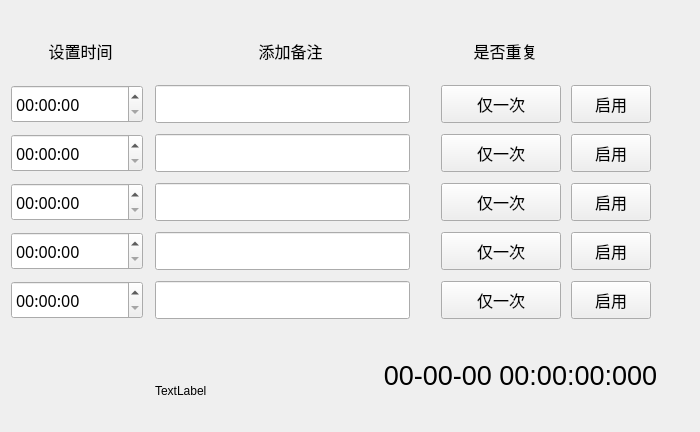
<?xml version="1.0" encoding="UTF-8"?>
<ui version="4.0">
 <class>alarm</class>
 <widget class="QWidget" name="alarm">
  <property name="geometry">
   <rect>
    <x>0</x>
    <y>0</y>
    <width>700</width>
    <height>432</height>
   </rect>
  </property>
  <property name="minimumSize">
   <size>
    <width>700</width>
    <height>432</height>
   </size>
  </property>
  <property name="maximumSize">
   <size>
    <width>700</width>
    <height>432</height>
   </size>
  </property>
  <widget class="QLabel" name="curtime">
   <property name="geometry">
    <rect>
     <x>350</x>
     <y>320</y>
     <width>341</width>
     <height>111</height>
    </rect>
   </property>
   <property name="font">
    <font>
     <pointsize>20</pointsize>
    </font>
   </property>
   <property name="text">
    <string>00-00-00 00:00:00:000</string>
   </property>
   <property name="alignment">
    <set>Qt::AlignCenter</set>
   </property>
  </widget>
  <widget class="QLabel" name="label">
   <property name="geometry">
    <rect>
     <x>20</x>
     <y>20</y>
     <width>121</width>
     <height>61</height>
    </rect>
   </property>
   <property name="font">
    <font>
     <pointsize>12</pointsize>
    </font>
   </property>
   <property name="text">
    <string>设置时间</string>
   </property>
   <property name="alignment">
    <set>Qt::AlignCenter</set>
   </property>
  </widget>
  <widget class="QLabel" name="label_2">
   <property name="geometry">
    <rect>
     <x>210</x>
     <y>20</y>
     <width>161</width>
     <height>61</height>
    </rect>
   </property>
   <property name="font">
    <font>
     <pointsize>12</pointsize>
    </font>
   </property>
   <property name="text">
    <string>添加备注</string>
   </property>
   <property name="alignment">
    <set>Qt::AlignCenter</set>
   </property>
  </widget>
  <widget class="QLabel" name="label_3">
   <property name="geometry">
    <rect>
     <x>430</x>
     <y>20</y>
     <width>151</width>
     <height>61</height>
    </rect>
   </property>
   <property name="font">
    <font>
     <pointsize>12</pointsize>
    </font>
   </property>
   <property name="text">
    <string>是否重复</string>
   </property>
   <property name="alignment">
    <set>Qt::AlignCenter</set>
   </property>
  </widget>
  <widget class="QLabel" name="l1">
   <property name="geometry">
    <rect>
     <x>155</x>
     <y>320</y>
     <width>255</width>
     <height>141</height>
    </rect>
   </property>
   <property name="text">
    <string>TextLabel</string>
   </property>
  </widget>
  <widget class="QTimeEdit" name="time5">
   <property name="geometry">
    <rect>
     <x>11</x>
     <y>281</y>
     <width>132</width>
     <height>38</height>
    </rect>
   </property>
   <property name="font">
    <font>
     <family>幼圆</family>
     <pointsize>12</pointsize>
    </font>
   </property>
  </widget>
  <widget class="QTimeEdit" name="time3">
   <property name="geometry">
    <rect>
     <x>11</x>
     <y>183</y>
     <width>132</width>
     <height>38</height>
    </rect>
   </property>
   <property name="font">
    <font>
     <family>幼圆</family>
     <pointsize>12</pointsize>
    </font>
   </property>
  </widget>
  <widget class="QTimeEdit" name="time1">
   <property name="geometry">
    <rect>
     <x>11</x>
     <y>85</y>
     <width>132</width>
     <height>38</height>
    </rect>
   </property>
   <property name="font">
    <font>
     <family>幼圆</family>
     <pointsize>12</pointsize>
    </font>
   </property>
  </widget>
  <widget class="QTimeEdit" name="time4">
   <property name="geometry">
    <rect>
     <x>11</x>
     <y>232</y>
     <width>132</width>
     <height>38</height>
    </rect>
   </property>
   <property name="font">
    <font>
     <family>幼圆</family>
     <pointsize>12</pointsize>
    </font>
   </property>
  </widget>
  <widget class="QTimeEdit" name="time2">
   <property name="geometry">
    <rect>
     <x>11</x>
     <y>134</y>
     <width>132</width>
     <height>38</height>
    </rect>
   </property>
   <property name="font">
    <font>
     <family>幼圆</family>
     <pointsize>12</pointsize>
    </font>
   </property>
  </widget>
  <widget class="QLineEdit" name="line2">
   <property name="geometry">
    <rect>
     <x>155</x>
     <y>134</y>
     <width>255</width>
     <height>38</height>
    </rect>
   </property>
   <property name="font">
    <font>
     <family>幼圆</family>
     <pointsize>12</pointsize>
    </font>
   </property>
  </widget>
  <widget class="QLineEdit" name="line4">
   <property name="geometry">
    <rect>
     <x>155</x>
     <y>232</y>
     <width>255</width>
     <height>38</height>
    </rect>
   </property>
   <property name="font">
    <font>
     <family>幼圆</family>
     <pointsize>12</pointsize>
    </font>
   </property>
  </widget>
  <widget class="QLineEdit" name="line3">
   <property name="geometry">
    <rect>
     <x>155</x>
     <y>183</y>
     <width>255</width>
     <height>38</height>
    </rect>
   </property>
   <property name="font">
    <font>
     <family>幼圆</family>
     <pointsize>12</pointsize>
    </font>
   </property>
  </widget>
  <widget class="QLineEdit" name="line1">
   <property name="geometry">
    <rect>
     <x>155</x>
     <y>85</y>
     <width>255</width>
     <height>38</height>
    </rect>
   </property>
   <property name="font">
    <font>
     <family>幼圆</family>
     <pointsize>12</pointsize>
    </font>
   </property>
  </widget>
  <widget class="QLineEdit" name="line5">
   <property name="geometry">
    <rect>
     <x>155</x>
     <y>281</y>
     <width>255</width>
     <height>38</height>
    </rect>
   </property>
   <property name="font">
    <font>
     <family>幼圆</family>
     <pointsize>12</pointsize>
    </font>
   </property>
  </widget>
  <widget class="QPushButton" name="set3">
   <property name="geometry">
    <rect>
     <x>441</x>
     <y>183</y>
     <width>120</width>
     <height>38</height>
    </rect>
   </property>
   <property name="font">
    <font>
     <family>幼圆</family>
     <pointsize>12</pointsize>
    </font>
   </property>
   <property name="text">
    <string>仅一次</string>
   </property>
  </widget>
  <widget class="QPushButton" name="set5">
   <property name="geometry">
    <rect>
     <x>441</x>
     <y>281</y>
     <width>120</width>
     <height>38</height>
    </rect>
   </property>
   <property name="font">
    <font>
     <family>幼圆</family>
     <pointsize>12</pointsize>
    </font>
   </property>
   <property name="text">
    <string>仅一次</string>
   </property>
  </widget>
  <widget class="QPushButton" name="set4">
   <property name="geometry">
    <rect>
     <x>441</x>
     <y>232</y>
     <width>120</width>
     <height>38</height>
    </rect>
   </property>
   <property name="font">
    <font>
     <family>幼圆</family>
     <pointsize>12</pointsize>
    </font>
   </property>
   <property name="text">
    <string>仅一次</string>
   </property>
  </widget>
  <widget class="QPushButton" name="set2">
   <property name="geometry">
    <rect>
     <x>441</x>
     <y>134</y>
     <width>120</width>
     <height>38</height>
    </rect>
   </property>
   <property name="font">
    <font>
     <family>幼圆</family>
     <pointsize>12</pointsize>
    </font>
   </property>
   <property name="text">
    <string>仅一次</string>
   </property>
  </widget>
  <widget class="QPushButton" name="set1">
   <property name="geometry">
    <rect>
     <x>441</x>
     <y>85</y>
     <width>120</width>
     <height>38</height>
    </rect>
   </property>
   <property name="font">
    <font>
     <family>幼圆</family>
     <pointsize>12</pointsize>
    </font>
   </property>
   <property name="text">
    <string>仅一次</string>
   </property>
  </widget>
  <widget class="QPushButton" name="check3">
   <property name="geometry">
    <rect>
     <x>571</x>
     <y>183</y>
     <width>80</width>
     <height>38</height>
    </rect>
   </property>
   <property name="font">
    <font>
     <family>幼圆</family>
     <pointsize>12</pointsize>
    </font>
   </property>
   <property name="text">
    <string>启用</string>
   </property>
  </widget>
  <widget class="QPushButton" name="check5">
   <property name="geometry">
    <rect>
     <x>571</x>
     <y>281</y>
     <width>80</width>
     <height>38</height>
    </rect>
   </property>
   <property name="font">
    <font>
     <family>幼圆</family>
     <pointsize>12</pointsize>
    </font>
   </property>
   <property name="text">
    <string>启用</string>
   </property>
  </widget>
  <widget class="QPushButton" name="check2">
   <property name="geometry">
    <rect>
     <x>571</x>
     <y>134</y>
     <width>80</width>
     <height>38</height>
    </rect>
   </property>
   <property name="font">
    <font>
     <family>幼圆</family>
     <pointsize>12</pointsize>
    </font>
   </property>
   <property name="text">
    <string>启用</string>
   </property>
  </widget>
  <widget class="QPushButton" name="check4">
   <property name="geometry">
    <rect>
     <x>571</x>
     <y>232</y>
     <width>80</width>
     <height>38</height>
    </rect>
   </property>
   <property name="font">
    <font>
     <family>幼圆</family>
     <pointsize>12</pointsize>
    </font>
   </property>
   <property name="text">
    <string>启用</string>
   </property>
  </widget>
  <widget class="QPushButton" name="check1">
   <property name="geometry">
    <rect>
     <x>571</x>
     <y>85</y>
     <width>80</width>
     <height>38</height>
    </rect>
   </property>
   <property name="font">
    <font>
     <family>幼圆</family>
     <pointsize>12</pointsize>
    </font>
   </property>
   <property name="text">
    <string>启用</string>
   </property>
  </widget>
 </widget>
 <resources/>
 <connections/>
</ui>
